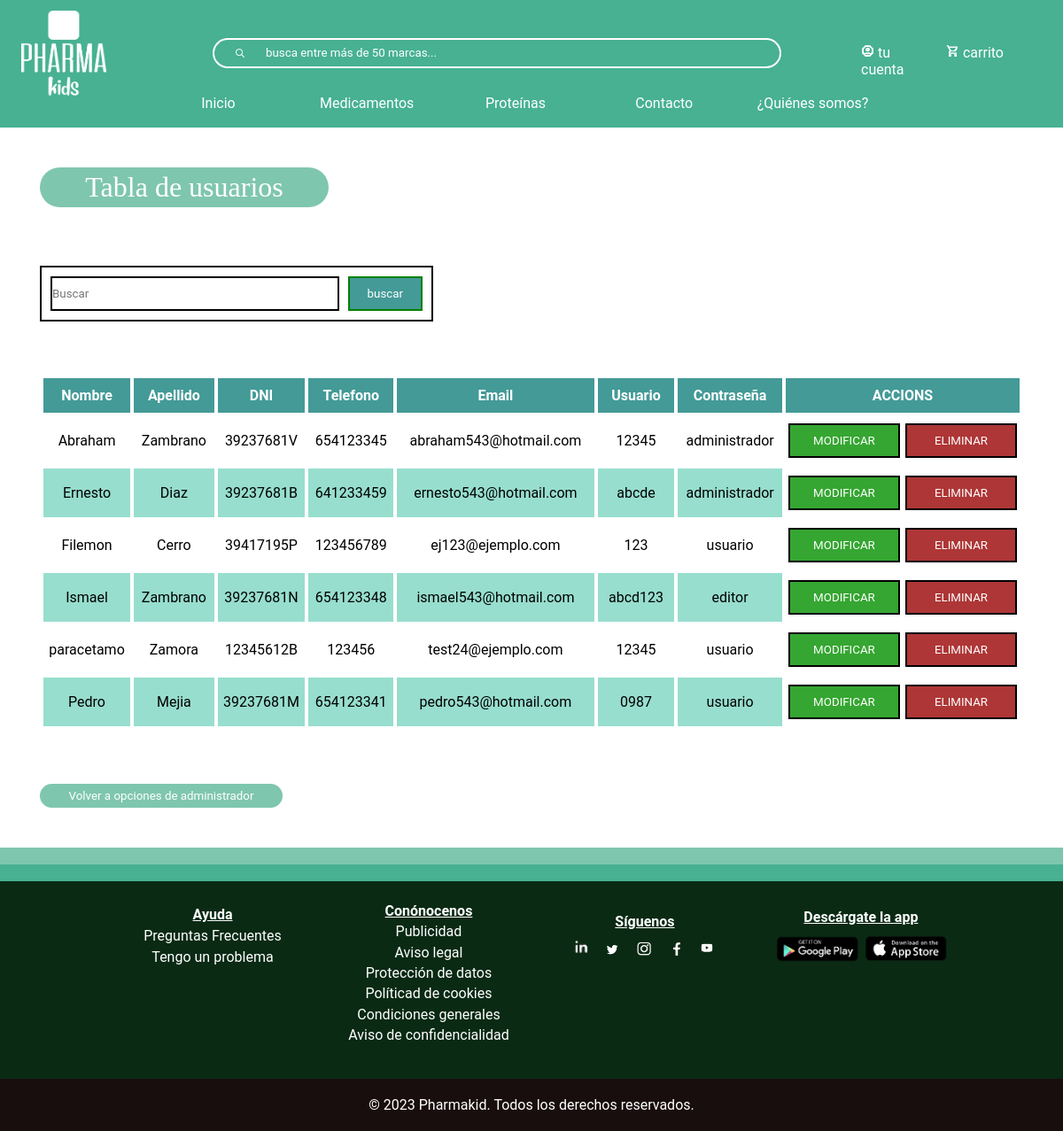
The page /tablaUsuario.php (signed in) on the database its author committed.
### tables this page shows
CREATE TABLE `usuario` (
  `codigoPostal` int(5) NOT NULL,
  `nombre` varchar(50) NOT NULL,
  `apellidos` varchar(100) NOT NULL,
  `email` varchar(100) NOT NULL,
  `usuario` varchar(50) NOT NULL,
  `telefono` int(9) NOT NULL,
  `contrasena` varchar(50) NOT NULL,
  `dni` varchar(9) NOT NULL,
  `idUsuario` varchar(10) NOT NULL,
  `rol` varchar(20) NOT NULL
);

### tablaUsuario.php (the view, shortened to what this page needs)
<?php
include_once("bbdd/connexionBaseDeDatos.php");
?>
<!DOCTYPE html>
<html lang="en">
<head>
    <link rel="stylesheet" type="text/css" href="css/index.css" >
    <link rel="stylesheet" type="text/css" href="css/header.css" >
    <link rel="stylesheet" type="text/css" href="css/footer.css" >
    <link rel="stylesheet" type="text/css" href="css/tablas.css" >
</head>
<body>
    <?php require("footerHeader/header.php")?>
     <div id="divTabla">
        <h1>Tabla de usuarios</h1>
            <form action="buscar-user.php" class="form-buscar-user" method="get" name="formu">
                <div class="inputs-buscar-user">
                    <input class="busqueda" type="text" placeholder="Buscar"/>
                    <input class="buscar-user" type="submit" value="buscar"/>
                </div>
            </form>
    <?php
    $sql = mysqli_query($conexion, "SELECT * FROM usuario ORDER BY usuario");
    $resultado = mysqli_num_rows($sql);
    if($resultado > 0){
        echo "
        <table>
            <tr>
                <th>Nombre</th>
                <th>Apellido</th>
                <th>DNI</th>
                <th>Telefono</th>
                <th>Email</th>
                <th>Usuario</th>
                <th>Contraseña</th>
                <th>ACCIONS</th>
            </tr>
        ";
        while ($row = mysqli_fetch_assoc($sql)) {
            $nombre = $row["nombre"];
            $apellido = $row['apellidos'];
            $dni = $row["dni"];
            $telefono = $row["telefono"];
            $email = $row["email"];
            $contrasena = $row["contrasena"];
            $rol = $row["rol"];
            echo"
            <tr>
              <td>$nombre</td>
              <td>$apellido</td>
              <td>$dni</td>
              <td>$telefono</td>
              <td>$email</td>
              <td>$contrasena</td>
              <td>$rol</td>
              <td class='td-btn'>
                        <div class='btn-mod-act'>
                            <input class='modificar' type='submit' value='MODIFICAR'/>
                            <input class='eliminar' type='submit' value='ELIMINAR'/>
                        </div>
                    </td>
            </tr>
                ";
            }
    }
    else
    {
      echo "<h3 style='text-align:-webkit-center'>No encontrado</h3>";
    }
    ?>
  </table>
  <button><a href="administrador.php">Volver a opciones de administrador</a></button>
</div>
    <?php require("footerHeader/footer.php")?>
</body>
</html>

### css/index.css (style rules this page uses)
* { font-family: "Roboto"; padding: 0; margin: 0; box-sizing: border-box; }

### css/header.css (style rules this page uses)
* { margin: 0; box-sizing: border-box; }
a { text-decoration: none; }

### css/tablas.css (style rules this page uses)
table { width: 100%; }
#divTabla { display: flex; flex-direction: column; width: 100%; padding: 45px; text-align: center; }
#divTabla form { margin-left: 0; width: 40%; margin-bottom: 5%; }
#divTabla h1 { text-align: center; color: #FFFFFF; background-color: #7FC6AF; border-radius: 2em; margin-bottom: 5%; width: 100%; text-align: center; max-width: 326px; padding: 4px; font-weight: normal; font-family: Manrope; }
table { width: 100%; border-radius: 20px; }
#divTabla table, #divTabla table td , #divTabla table th { color: #000; border-spacing: 4px; border-collapse: separate; padding: 5px 0; text-align: center; }
#divTabla table th { background-color: #439A97; color: #fff; padding: 10px; }
table tr:nth-child(odd) { background-color: #97DECE; }
#divTabla > button { margin-top: 5%; background-color: #7FC6AF; border-radius: 2em; width: 100%; padding: 6px; max-width: 274px; border: none; }
.buscar-user { color: white; border: 2px solid black; background-color: #439A97; border: 2px solid green; margin-left:10px ; padding:10px 20px; }
.busqueda { border:2px solid black; width: 100%; }
.form-buscar-user { border: 2px solid black; display: flex; margin: 10px; padding: 10px; justify-content: flex-start; }
.inputs-buscar-user { display: flex; width: 100%; }
#divTabla button a { color: #FFFFFF; }
#divTabla .td-btn { background: white; }
.btn-mod-act { display: flex; padding: 0; justify-content: CENTER; }
.btn-mod-act > input { color: white; border: 2px solid black; background-color: #439A97; padding: 10px 20px; margin: 3px; width: 100%; }
.btn-mod-act > .modificar { background-color: #35a631; }
.btn-mod-act > .eliminar { background-color: #ae3636; }

### rows shown on the page
usuario: nombre "Abraham", apellidos "Zambrano", dni "39237681V", telefono "654123345", email "abraham543@hotmail.com", contrasena "12345", rol "administrador"
usuario: nombre "Ernesto", apellidos "Diaz", dni "39237681B", telefono "641233459", email "ernesto543@hotmail.com", contrasena "abcde", rol "administrador"
usuario: nombre "Filemon", apellidos "Cerro", dni "39417195P", telefono "123456789", email "ej123@ejemplo.com", contrasena "123", rol "usuario"
usuario: nombre "Ismael", apellidos "Zambrano", dni "39237681N", telefono "654123348", email "ismael543@hotmail.com", contrasena "abcd123", rol "editor"
usuario: nombre "paracetamo", apellidos "Zamora", dni "12345612B", telefono "123456", email "test24@ejemplo.com", contrasena "12345", rol "usuario"
usuario: nombre "Pedro", apellidos "Mejia", dni "39237681M", telefono "654123341", email "pedro543@hotmail.com", contrasena "0987", rol "usuario"
